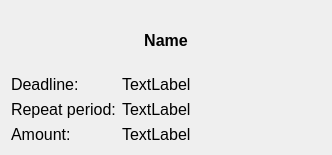
<?xml version="1.0" encoding="UTF-8"?>
<ui version="4.0">
 <class>HabitDescription</class>
 <widget class="QWidget" name="HabitDescription">
  <property name="geometry">
   <rect>
    <x>0</x>
    <y>0</y>
    <width>332</width>
    <height>155</height>
   </rect>
  </property>
  <property name="windowTitle">
   <string>Form</string>
  </property>
  <layout class="QVBoxLayout" name="verticalLayout_2">
   <item>
    <layout class="QVBoxLayout" name="verticalLayout">
     <item>
      <widget class="QLabel" name="nameLabel">
       <property name="font">
        <font>
         <pointsize>12</pointsize>
         <weight>75</weight>
         <bold>true</bold>
        </font>
       </property>
       <property name="text">
        <string>Name</string>
       </property>
       <property name="alignment">
        <set>Qt::AlignCenter</set>
       </property>
      </widget>
     </item>
     <item>
      <layout class="QFormLayout" name="formLayout">
       <item row="0" column="0">
        <widget class="QLabel" name="label_2">
         <property name="font">
          <font>
           <pointsize>12</pointsize>
          </font>
         </property>
         <property name="text">
          <string>Deadline:</string>
         </property>
        </widget>
       </item>
       <item row="0" column="1">
        <widget class="QLabel" name="deadlineLabel">
         <property name="font">
          <font>
           <pointsize>12</pointsize>
          </font>
         </property>
         <property name="text">
          <string>TextLabel</string>
         </property>
        </widget>
       </item>
       <item row="1" column="0">
        <widget class="QLabel" name="label_4">
         <property name="font">
          <font>
           <pointsize>12</pointsize>
          </font>
         </property>
         <property name="text">
          <string>Repeat period:</string>
         </property>
        </widget>
       </item>
       <item row="1" column="1">
        <widget class="QLabel" name="repeatLabel">
         <property name="font">
          <font>
           <pointsize>12</pointsize>
          </font>
         </property>
         <property name="text">
          <string>TextLabel</string>
         </property>
        </widget>
       </item>
       <item row="2" column="0">
        <widget class="QLabel" name="amountHeader">
         <property name="font">
          <font>
           <pointsize>12</pointsize>
          </font>
         </property>
         <property name="text">
          <string>Amount:</string>
         </property>
        </widget>
       </item>
       <item row="2" column="1">
        <widget class="QLabel" name="amountLabel">
         <property name="font">
          <font>
           <pointsize>12</pointsize>
          </font>
         </property>
         <property name="text">
          <string>TextLabel</string>
         </property>
        </widget>
       </item>
      </layout>
     </item>
    </layout>
   </item>
  </layout>
 </widget>
 <resources/>
 <connections/>
</ui>
